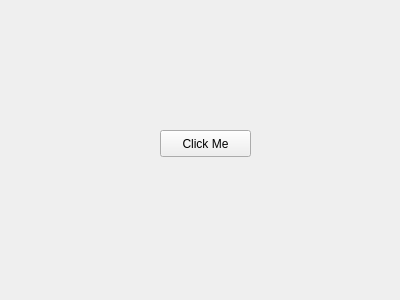
<?xml version="1.0" encoding="UTF-8"?>
<ui version="4.0">
 <class>Form</class>
 <widget class="QWidget" name="Form">
  <property name="geometry">
   <rect>
    <x>0</x>
    <y>0</y>
    <width>400</width>
    <height>300</height>
   </rect>
  </property>
  <property name="windowTitle">
   <string>Form</string>
  </property>
  <widget class="QPushButton" name="btnClickMe">
   <property name="geometry">
    <rect>
     <x>160</x>
     <y>130</y>
     <width>91</width>
     <height>27</height>
    </rect>
   </property>
   <property name="text">
    <string>Click Me</string>
   </property>
  </widget>
 </widget>
 <resources/>
 <connections/>
</ui>
